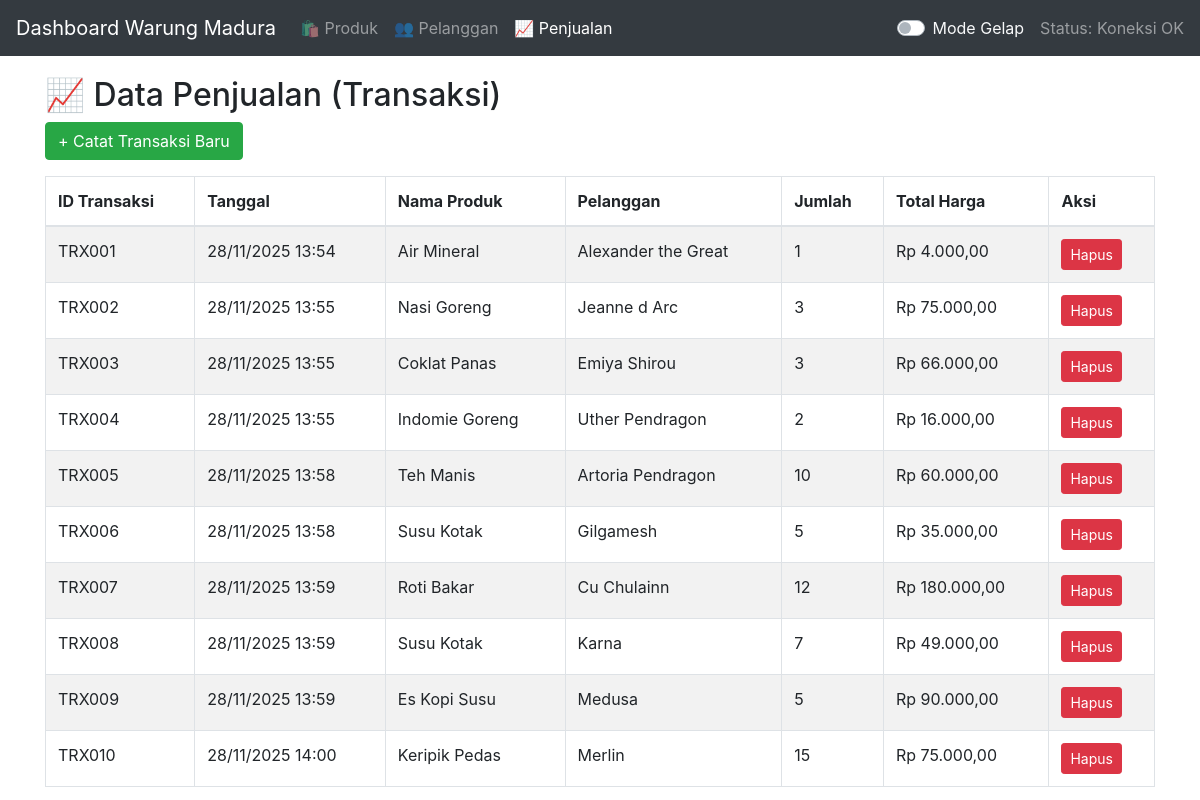
The app's page /index.php?page=penjualan with its own data.
### tables this page shows
CREATE TABLE `penjualan` (
  `id_penjualan` varchar(12) NOT NULL,
  `id_produk` varchar(10) NOT NULL,
  `id_pelanggan` varchar(10) NOT NULL,
  `tanggal` datetime NOT NULL DEFAULT current_timestamp(),
  `jumlah` int(11) NOT NULL,
  `total_harga` decimal(12,2) NOT NULL
);

CREATE TABLE `produk` (
  `id_produk` varchar(10) NOT NULL,
  `nama_produk` varchar(150) NOT NULL,
  `harga` decimal(12,2) NOT NULL,
  `stok` int(11) NOT NULL
);

CREATE TABLE `pelanggan` (
  `id_pelanggan` varchar(10) NOT NULL,
  `nama_pelanggan` varchar(150) NOT NULL,
  `no_hp` varchar(30) DEFAULT NULL
);

### pages/penjualan.php (the view, shortened to what this page needs)
<?php
$sql_read = "
    SELECT
        p.id_penjualan,
        pd.nama_produk,
        pg.nama_pelanggan,
        p.tanggal,
        p.jumlah,
        p.total_harga
    FROM penjualan p
    JOIN produk pd ON p.id_produk = pd.id_produk
    JOIN pelanggan pg ON p.id_pelanggan = pg.id_pelanggan
    ORDER BY p.id_penjualan ASC
";
$stmt_read = $pdo->query($sql_read);
$penjualan_data = $stmt_read->fetchAll();
?>
<h2>📈 Data Penjualan (Transaksi)</h2>
<button class="btn btn-success mb-3" data-toggle="modal" data-target="#createPenjualanModal">
    + Catat Transaksi Baru
</button>
<div class="table-responsive">
    <table class="table table-striped table-bordered">
        <thead>
            <tr>
                <th>ID Transaksi</th>
                <th>Tanggal</th>
                <th>Nama Produk</th>
                <th>Pelanggan</th>
                <th>Jumlah</th>
                <th>Total Harga</th>
                <th>Aksi</th>
            </tr>
        </thead>
        <tbody>
            <?php foreach ($penjualan_data as $transaksi): ?>
                <tr>
                    <td><?php echo htmlspecialchars($transaksi['id_penjualan']); ?></td>
                    <td><?php echo date('d/m/Y H:i', strtotime($transaksi['tanggal'])); ?></td>
                    <td><?php echo htmlspecialchars($transaksi['nama_produk']); ?></td>
                    <td><?php echo htmlspecialchars($transaksi['nama_pelanggan']); ?></td>
                    <td><?php echo htmlspecialchars($transaksi['jumlah']); ?></td>
                    <td><?php echo 'Rp ' . number_format($transaksi['total_harga'], 2, ',', '.'); ?></td>
                    <td>
                        <a href="index.php?page=penjualan&action=delete&id=<?php echo $transaksi['id_penjualan']; ?>"
                           class="btn btn-sm btn-danger"
                           onclick="return confirm('Yakin ingin menghapus transaksi ini? Stok akan dikembalikan!');">
                            Hapus
                        </a>
                    </td>
                </tr>
            <?php endforeach; ?>
        </tbody>
    </table>
</div>

### records on screen
penjualan: id_penjualan "TRX001", tanggal "28/11/2025 13:54", id_produk.nama_produk "Air Mineral", id_pelanggan.nama_pelanggan "Alexander the Great", jumlah "1", total_harga "4.000,00"
penjualan: id_penjualan "TRX002", tanggal "28/11/2025 13:55", id_produk.nama_produk "Nasi Goreng", id_pelanggan.nama_pelanggan "Jeanne d Arc", jumlah "3", total_harga "75.000,00"
penjualan: id_penjualan "TRX003", tanggal "28/11/2025 13:55", id_produk.nama_produk "Coklat Panas", id_pelanggan.nama_pelanggan "Emiya Shirou", jumlah "3", total_harga "66.000,00"
penjualan: id_penjualan "TRX004", tanggal "28/11/2025 13:55", id_produk.nama_produk "Indomie Goreng", id_pelanggan.nama_pelanggan "Uther Pendragon", jumlah "2", total_harga "16.000,00"
penjualan: id_penjualan "TRX005", tanggal "28/11/2025 13:58", id_produk.nama_produk "Teh Manis", id_pelanggan.nama_pelanggan "Artoria Pendragon", jumlah "10", total_harga "60.000,00"
penjualan: id_penjualan "TRX006", tanggal "28/11/2025 13:58", id_produk.nama_produk "Susu Kotak", id_pelanggan.nama_pelanggan "Gilgamesh", jumlah "5", total_harga "35.000,00"
penjualan: id_penjualan "TRX007", tanggal "28/11/2025 13:59", id_produk.nama_produk "Roti Bakar", id_pelanggan.nama_pelanggan "Cu Chulainn", jumlah "12", total_harga "180.000,00"
penjualan: id_penjualan "TRX008", tanggal "28/11/2025 13:59", id_produk.nama_produk "Susu Kotak", id_pelanggan.nama_pelanggan "Karna", jumlah "7", total_harga "49.000,00"
penjualan: id_penjualan "TRX009", tanggal "28/11/2025 13:59", id_produk.nama_produk "Es Kopi Susu", id_pelanggan.nama_pelanggan "Medusa", jumlah "5", total_harga "90.000,00"
penjualan: id_penjualan "TRX010", tanggal "28/11/2025 14:00", id_produk.nama_produk "Keripik Pedas", id_pelanggan.nama_pelanggan "Merlin", jumlah "15", total_harga "75.000,00"
